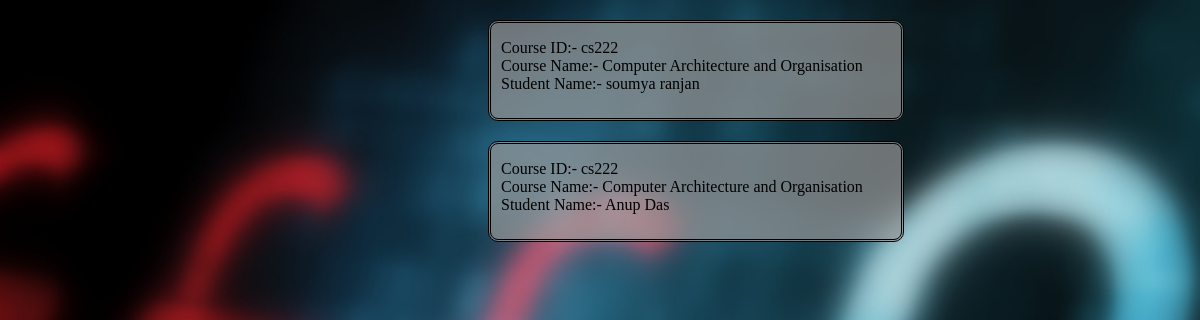
Screenshot of /course/enroll_course_search_id_result.php?courseid=cs222 with the database file from the repository.
### tables this page shows
CREATE TABLE IF NOT EXISTS `course_enrolled` (
  `roll` varchar(9) NOT NULL,
  `courseID` varchar(5) NOT NULL
);

CREATE TABLE IF NOT EXISTS `course` (
  `courseID` varchar(5) NOT NULL,
  `coursename` varchar(100) NOT NULL,
  `roll_f` varchar(9) NOT NULL
);

CREATE TABLE IF NOT EXISTS `student_info` (
  `name` varchar(25) NOT NULL,
  `dob` date NOT NULL,
  `sex` varchar(6) NOT NULL,
  `roll` varchar(9) NOT NULL,
  `program` varchar(50) NOT NULL,
  `mno` varchar(15) NOT NULL,
  `father` varchar(50) NOT NULL,
  `mother` varchar(50) NOT NULL,
  `dept` varchar(50) NOT NULL
);

### course/enroll_course_search_id_result.php (the view, shortened to what this page needs)
<html>
<head>
</head>
</html>
<?php
$courseid=mysql_real_escape_string($_GET['courseid']);
$qryIns="SELECT * FROM course_enrolled c, student_info s, course c1 WHERE s.roll=c.roll AND c.courseID='$courseid' AND c1.courseID='$courseid'";
$resInt=mysql_query($qryIns);
	while($row = mysql_fetch_array($resInt))
	{
		echo "<div id='container'><p>Course ID:- ".$row['courseID']."<br>
		Course Name:- ".$row['coursename']."<br>
		Student Name:- ".$row['name']."</p><br></div>";
	}
?>

### course/enroll_course_search_id_result.php (style rules this page uses)
#container { border-style:double; border-radius:10px; background-color:rgba(153,153,153,0.7); width:400px; height:95px; padding-left:10px; padding-top:0px; padding-bottom:0px; margin-top:20px; margin-left:480px; }
#container p { color:#000; }

### rows the page displays
course_enrolled: courseID.courseID "cs222", courseID.coursename "Computer Architecture and Organisation", student_info.name "soumya ranjan"
course_enrolled: courseID.courseID "cs222", courseID.coursename "Computer Architecture and Organisation", student_info.name "Anup Das"
